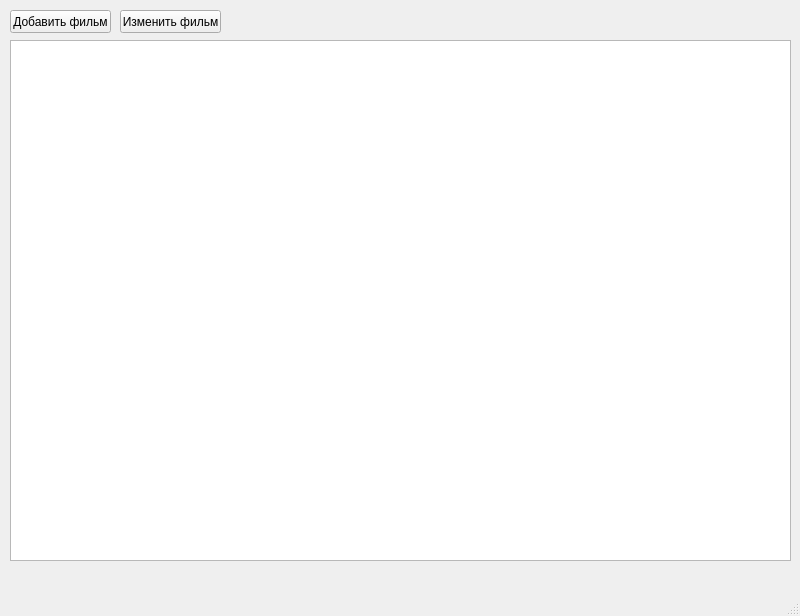
<?xml version="1.0" encoding="UTF-8"?>
<ui version="4.0">
 <class>MainWindow</class>
 <widget class="QMainWindow" name="MainWindow">
  <property name="geometry">
   <rect>
    <x>0</x>
    <y>0</y>
    <width>800</width>
    <height>616</height>
   </rect>
  </property>
  <property name="windowTitle">
   <string>MainWindow</string>
  </property>
  <widget class="QWidget" name="centralwidget">
   <widget class="QPushButton" name="pushButton">
    <property name="geometry">
     <rect>
      <x>10</x>
      <y>10</y>
      <width>101</width>
      <height>23</height>
     </rect>
    </property>
    <property name="text">
     <string>Добавить фильм</string>
    </property>
   </widget>
   <widget class="QTableWidget" name="tableWidget">
    <property name="geometry">
     <rect>
      <x>10</x>
      <y>40</y>
      <width>781</width>
      <height>521</height>
     </rect>
    </property>
   </widget>
   <widget class="QPushButton" name="pushButton_2">
    <property name="geometry">
     <rect>
      <x>120</x>
      <y>10</y>
      <width>101</width>
      <height>23</height>
     </rect>
    </property>
    <property name="text">
     <string>Изменить фильм</string>
    </property>
   </widget>
   <widget class="QLabel" name="label">
    <property name="geometry">
     <rect>
      <x>230</x>
      <y>10</y>
      <width>531</width>
      <height>16</height>
     </rect>
    </property>
    <property name="text">
     <string/>
    </property>
   </widget>
  </widget>
  <widget class="QMenuBar" name="menubar">
   <property name="geometry">
    <rect>
     <x>0</x>
     <y>0</y>
     <width>800</width>
     <height>21</height>
    </rect>
   </property>
  </widget>
  <widget class="QStatusBar" name="statusbar"/>
 </widget>
 <resources/>
 <connections/>
</ui>
